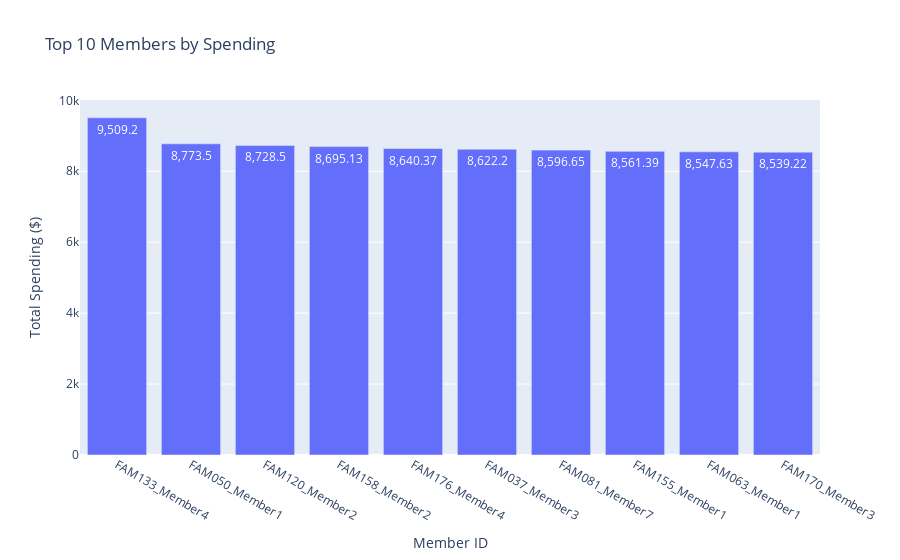

This figure's notebook cell:
### Markdown cell above
- ***The top spending family is FAM050, with total spending of $43.88014K.***
- ***Families vary significantly in total expenditures, reflecting diverse financial behaviors.***

### Code cell
# Member-wise spending trends
fig2 = px.bar(
    member_spending.head(10).reset_index(),
    x='Member ID',
    y='Amount',
    title='Top 10 Members by Spending',
    labels={'Amount': 'Total Spending ($)', 'Member ID': 'Member ID'},
    text_auto=True)
fig2.show()

### Figure 1 — Plotly figure (JSON) as saved in the notebook; plotly's stock layout.template omitted (floating-point values rounded to 4 significant figures)
{"data": [{"alignmentgroup": "True", "hovertemplate": "Member ID=%{x}<br>Total Spending ($)=%{y}<extra></extra>", "legendgroup": "", "marker": {"color": "#636efa", "pattern": {"shape": ""}}, "name": "", "offsetgroup": "", "orientation": "v", "showlegend": false, "textposition": "auto", "texttemplate": "%{y}", "type": "bar", "x": ["FAM133_Member4", "FAM050_Member1", "FAM120_Member2", "FAM158_Member2", "FAM176_Member4", "FAM037_Member3", "FAM081_Member7", "FAM155_Member1", "FAM063_Member1", "FAM170_Member3"], "xaxis": "x", "y": [9509.0, 8774.0, 8728.0, 8695.0, 8640.0, 8622.0, 8597.0, 8561.0, 8548.0, 8539.0], "yaxis": "y"}], "layout": {"barmode": "relative", "legend": {"tracegroupgap": 0}, "title": {"text": "Top 10 Members by Spending"}, "xaxis": {"anchor": "y", "domain": [0, 1], "title": {"text": "Member ID"}}, "yaxis": {"anchor": "x", "domain": [0, 1], "title": {"text": "Total Spending ($)"}}}}
